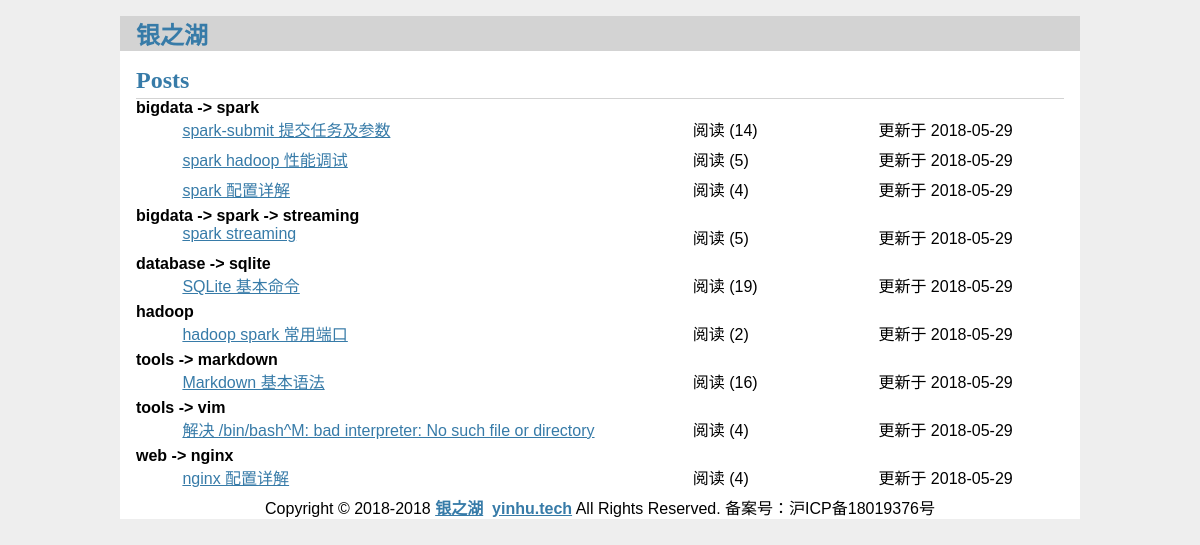
Before: / with the older database file.
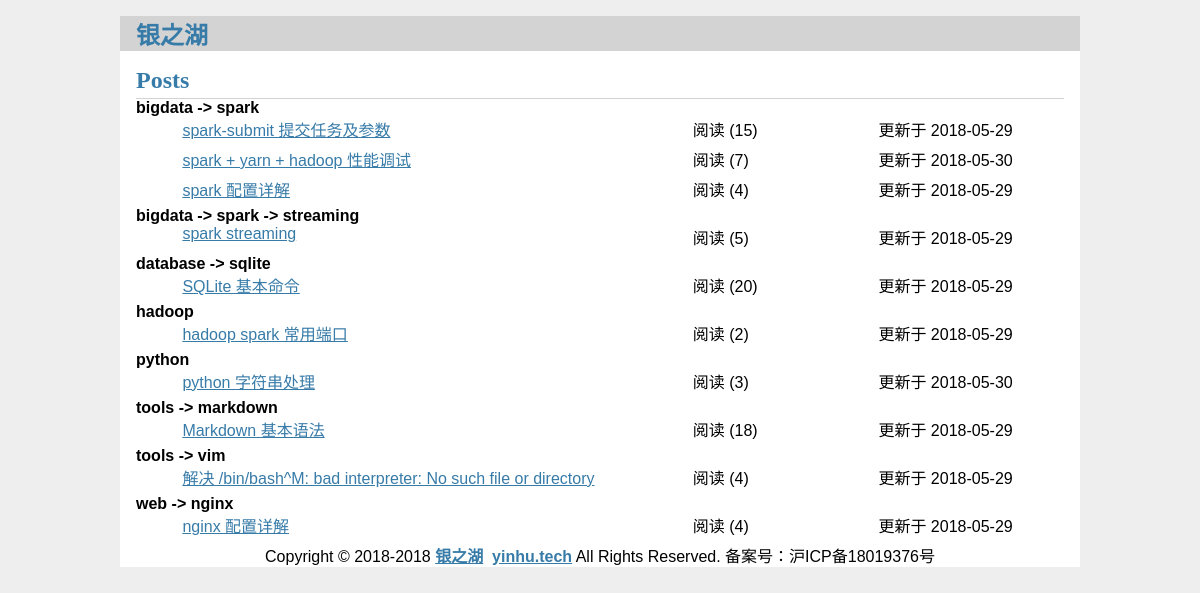
After: the same page with the newer database file.
### tables this page shows
CREATE TABLE "post" (
  id INTEGER PRIMARY KEY AUTOINCREMENT,
  uuid TEXT NOT NULL DEFAULT "",
  author_id INTEGER NOT NULL,

  created TIMESTAMP NOT NULL DEFAULT CURRENT_TIMESTAMP,
  updated TIMESTAMP NOT NULL DEFAULT CURRENT_TIMESTAMP,
  
  title TEXT NOT NULL,
  body TEXT NOT NULL,
  tags TEXT NOT NULL DEFAULT "",
  
  read_cnt INTEGER NOT NULL DEFAULT 0,
  good_cnt INTEGER NOT NULL DEFAULT 0,
  
  FOREIGN KEY (author_id) REFERENCES user (id)
);

### flaskr/blog.py (the view)
@bp.route('/')
def index():
  db = get_db()
  posts = db.execute(
    'SELECT p.uuid, title, body, created, updated, author_id, username, tags, read_cnt, good_cnt'
    ' FROM post p JOIN user u ON p.author_id = u.id'
    ' ORDER BY tags'
  ).fetchall()
  posts_n = []
  pre_tag = ''
  for p in posts:
    n = {}
    for key in p.keys():
      n[key] = p[key]
    if p['tags'] == pre_tag:
      n['tags'] = ''
    pre_tag = p['tags']
    n['tags'] = n['tags'].strip('/').replace('/', ' -> ')
    posts_n.append(n)
  return render_template('blog/index.html', posts=posts_n)

### flaskr/auth.py (called while the page is built)
@bp.before_app_request
def load_logged_in_user():
    user_id = session.get('user_id')
    if user_id is None:
        g.user = None
    else:
        g.user = get_db().execute(
            'SELECT * FROM user WHERE id = ?', (user_id,)
        ).fetchone()

### flaskr/db.py (called while the page is built)
def get_db():
  if 'db' not in g:
    g.db = sqlite3.connect(
      current_app.config['DATABASE'],
      detect_types=sqlite3.PARSE_DECLTYPES
    )
    g.db.row_factory = sqlite3.Row
  return g.db

### flaskr/templates/blog/index.html (shortened to what this page needs)
{% extends 'base.html' %}
{% block header %}
  <h1>{% block title %}Posts{% endblock %}</h1>
{% endblock %}
{% block content %}
  {% for post in posts %}
    <article>
        {% if post['tags'] %}
        <div id='index_tags'>{{ post['tags'] }}</div>
        {% endif %}
        <div class='index_item' id='index_title'><a class="action" href="{{ url_for('blog.get_post_by_uuid', uuid=post['uuid']) }}">{{ post['title'] }}</a></div>
        <div class='index_item' id='index_read_cnt'>阅读 ({{ post['read_cnt'] }})</div>
        <div class='index_item' id='index_update'>更新于 {{ post['updated'].strftime('%Y-%m-%d') }}</div>
    </article>
  {% endfor %}
{% endblock %}

### flaskr/templates/base.html (shortened to what this page needs)
<!doctype html>
<link rel="stylesheet" href="{{ url_for('static', filename='style.css') }}">
<nav>
  <h1><a href="{{ url_for('index') }}">银之湖</a></h1>
</nav>
<section class="content">
  <header>
    {% block header %}{% endblock %}
  </header>
  {% block content %}{% endblock %}
</section>
<div id="base_foot">
  Copyright &copy; 2018-2018    <strong><a href="//www.yinhu.tech/" target="_blank">银之湖</a></strong>&nbsp;
    <strong><a href="//www.yinhu.tech/" target="_blank">yinhu.tech</a></strong> All Rights Reserved. 备案号：沪ICP备18019376号
   </div>

### flaskr/static/style.css (style rules this page uses)
h1, h2, h3, h4, h5, h6 { font-family: serif; color: #377ba8; margin: 1rem 0; }
a { color: #377ba8; }
nav { background: lightgray; display: flex; align-items: center; padding: 0 0.5rem; }
nav h1 { flex: auto; margin: 0; }
nav h1 a { text-decoration: none; padding: 0.25rem 0.5rem; }
.content { padding: 0 1rem 1rem; }
.content > header { border-bottom: 1px solid lightgray; display: flex; align-items: flex-end; }
.content > header h1 { flex: auto; margin: 1rem 0 0.25rem 0; }
#index_tags { color: black; font-weight: bold; width:100%; float:left; }
.index_item { float:left; height:30px; }
#index_title { margin-left:5%; width:55%; }
#index_read_cnt { width:20%; }
#index_update { width:20%; }
#base_foot { margin-top: 10px; text-align:center; margin-bottom: 10px; }

Changed rows visible on the page:
changed post "bigdata -> spark": read_cnt "14" → "15"
changed post: title "spark hadoop 性能调试" → "spark + yarn + hadoop 性能调试"; read_cnt "5" → "7"; updated "2018-05-29" → "2018-05-30"
changed post "database -> sqlite": read_cnt "19" → "20"
added post: tags "python", title "python 字符串处理", read_cnt "3", updated "2018-05-30"
changed post "tools -> markdown": read_cnt "16" → "18"
